Frame 1 (no input): blank canvas, image omitted
Frame 60 (the mouse pressed at the canvas centre just before this capture): blank canvas, image omitted
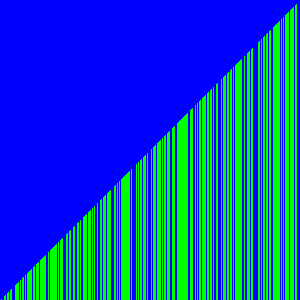
Frame 120 (the mouse held since frame 60 and released just before this capture)

The Processing sketch whose frames 1 and 60 were blank and that drew this single picture after the mouse press (run headless with seeded random() and noise(); from frame 60 on, the mouse is pressed at the canvas centre):

// Processing sketch: VisualArraySorter
// ── VisualArraySorter.pde
/* Paste the code into a new Processing sketch and complete the steps. */

//1. create an array of ints. don't initialize it yet.
int [] arr;
void setup() {
  //2. set the size of your window
  size(300, 300);
  //  if you are using Processing 3, you cannot use variables
  //  because the developers don't know how programming is supposed to work.

  //3. initialize your array with the built in width variable
  arr = new int [width];
  //4. initialize the ints in the array with random numbers
  
  //   from 0 to the built in height variable

  //5. call the noStroke() method
  noStroke();
}

void draw() {
  //6. set the background color with background(r, g, b);
  background(0, 0, 255);
  //7. set the color for your graph
  fill(0, 255, 0);
  //8. draw a rectangle for each int in your array.
  for(int i = 0; i<arr.length; i++){
   rect(arr[i], height, 1, -arr[i]); 
  }
  //   the x value will be the element of the int
  //   the y value will the height variable
  //   the width is 1
  //   the height is negative the value of the int at that element in the array


  //9. call the stepSort method
  stepSort(arr);
  //10. extract the code that randomizes the array into a method.
  
  //11. call the method you made in step 10 when the mouse is pressed
  if(mousePressed){
    Randomize();
  }
}

void stepSort(int[] arr) {
  for (int i = 1; i < arr.length; i++) {
    if (arr[i - 1] > arr[i]) {
      int t = arr[i];
      arr[i] = arr[i - 1];
      arr[i - 1] = t;
    }
  }
}
void Randomize(){
  for(int i = 0; i<arr.length; i++){
   arr[i] = (int) random(height);
  }
}
